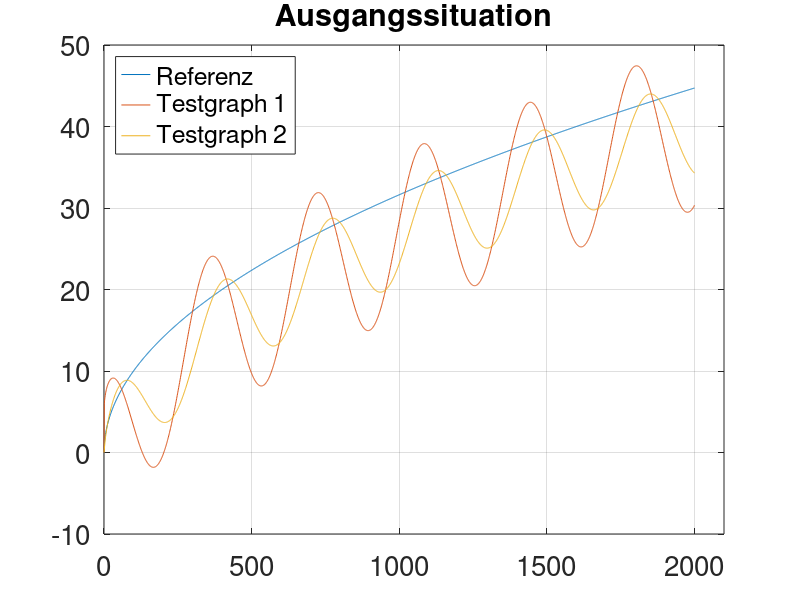

MATLAB code for this plot: (Note: this script raises an error after producing the figure.)
%{
Author: Sebastian Seidel
Mat.-Nr.: 394185

Programm zu testen und veranschaulichen des Bewertungsschemas.
%==========================================================================
%}
clear all;

addpath('..\Funktionen\');
xmax=2000;
x=0:1:xmax;
RefFun=sqrt(x);
T1Fun=sqrt(x)+10*sind(x+90)-5;
T1Fun(1)=0;
T2Fun=sqrt(x)+6*sind(x+45)-5;
T2Fun(1)=0;

figure(1);
ax = gca;
plot(ax,x,RefFun,x,T1Fun,x,T2Fun);
grid on;
title(ax,'Ausgangssituation');
xlim([0 xmax+100])
legend(ax,'Referenz','Testgraph 1','Testgraph 2','Location','northwest');
set(ax,'FontSize',20);

%% Test
Result={'Parameter','Testgraph 1','Testgraph 2'};
[X1,A1,B1,C1]=CustomISO18751(RefFun,x,T1Fun,x);
[X2,A2,B2,C2]=CustomISO18751(RefFun,x,T2Fun,x);
Result(2,:)={'A',A1,A2};
Result(3,:)={'B',B1,B2};
Result(4,:)={'C',C1,C2};
Result(5,:)={'X',X1,X2};